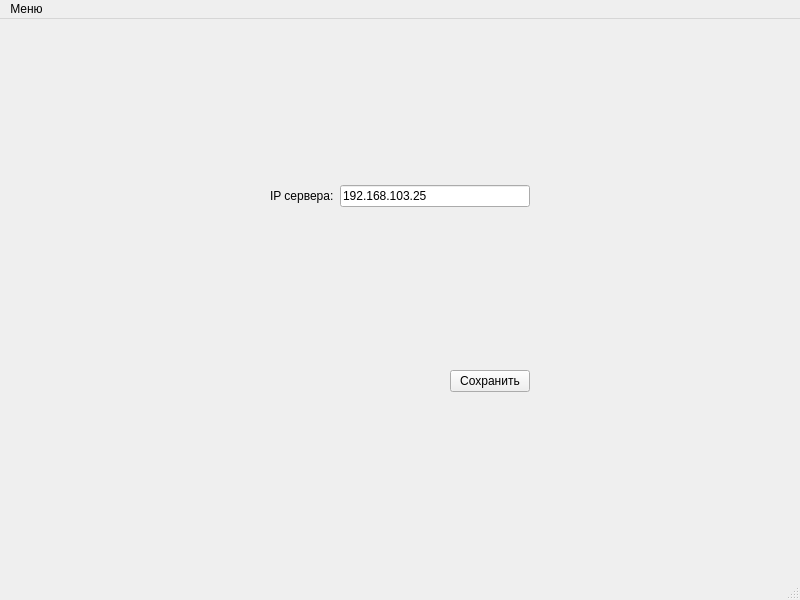
<?xml version="1.0" encoding="UTF-8"?>
<ui version="4.0">
 <class>MainWindow</class>
 <widget class="QMainWindow" name="MainWindow">
  <property name="geometry">
   <rect>
    <x>0</x>
    <y>0</y>
    <width>800</width>
    <height>600</height>
   </rect>
  </property>
  <property name="windowTitle">
   <string>MainWindow</string>
  </property>
  <widget class="QWidget" name="centralwidget">
   <layout class="QHBoxLayout" name="horizontalLayout">
    <item>
     <spacer name="horizontalSpacer_2">
      <property name="orientation">
       <enum>Qt::Horizontal</enum>
      </property>
      <property name="sizeHint" stdset="0">
       <size>
        <width>40</width>
        <height>20</height>
       </size>
      </property>
     </spacer>
    </item>
    <item>
     <layout class="QVBoxLayout" name="verticalLayout">
      <item>
       <layout class="QHBoxLayout" name="horizontalLayout_2">
        <item>
         <widget class="QLabel" name="label">
          <property name="text">
           <string>IP сервера:</string>
          </property>
         </widget>
        </item>
        <item>
         <widget class="QLineEdit" name="ip">
          <property name="text">
           <string>192.168.103.25</string>
          </property>
         </widget>
        </item>
       </layout>
      </item>
      <item>
       <layout class="QHBoxLayout" name="horizontalLayout_3">
        <item>
         <spacer name="horizontalSpacer_4">
          <property name="orientation">
           <enum>Qt::Horizontal</enum>
          </property>
          <property name="sizeHint" stdset="0">
           <size>
            <width>40</width>
            <height>20</height>
           </size>
          </property>
         </spacer>
        </item>
        <item>
         <widget class="QPushButton" name="save">
          <property name="text">
           <string>Сохранить</string>
          </property>
         </widget>
        </item>
       </layout>
      </item>
      <item>
       <spacer name="horizontalSpacer_3">
        <property name="orientation">
         <enum>Qt::Horizontal</enum>
        </property>
        <property name="sizeHint" stdset="0">
         <size>
          <width>40</width>
          <height>20</height>
         </size>
        </property>
       </spacer>
      </item>
     </layout>
    </item>
    <item>
     <spacer name="horizontalSpacer">
      <property name="orientation">
       <enum>Qt::Horizontal</enum>
      </property>
      <property name="sizeHint" stdset="0">
       <size>
        <width>40</width>
        <height>20</height>
       </size>
      </property>
     </spacer>
    </item>
   </layout>
  </widget>
  <widget class="QMenuBar" name="menubar">
   <property name="geometry">
    <rect>
     <x>0</x>
     <y>0</y>
     <width>800</width>
     <height>26</height>
    </rect>
   </property>
   <widget class="QMenu" name="menu">
    <property name="title">
     <string>Меню</string>
    </property>
    <addaction name="profile"/>
   </widget>
   <addaction name="menu"/>
  </widget>
  <widget class="QStatusBar" name="statusbar"/>
  <action name="profile">
   <property name="text">
    <string>Профиль</string>
   </property>
  </action>
 </widget>
 <resources/>
 <connections/>
</ui>
